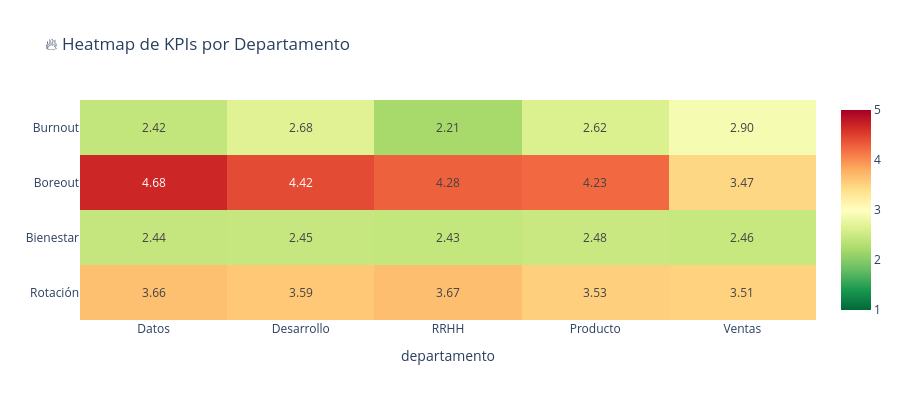

Notebook code for this chart:
### Markdown cell above
## 8. 🔍 Análisis por Departamento y Seniority

### Code cell
# =====================================================
# ANÁLISIS POR DEPARTAMENTO
# =====================================================

analisis_dept = df_demo_kpis.groupby("departamento").agg({
    "kpi_burnout": "mean",
    "kpi_boreout": "mean",
    "kpi_bienestar": "mean",
    "kpi_rotacion": "mean",
    "coste_rotacion_individual": "sum"
}).round(2)

analisis_dept = analisis_dept.sort_values("kpi_boreout", ascending=False)

print("="*70)
print("🏢 ANÁLISIS POR DEPARTAMENTO")
print("="*70)
print(analisis_dept)

# Heatmap
fig = px.imshow(
    analisis_dept[["kpi_burnout", "kpi_boreout", "kpi_bienestar", "kpi_rotacion"]].T,
    x=analisis_dept.index,
    y=["Burnout", "Boreout", "Bienestar", "Rotación"],
    color_continuous_scale='RdYlGn_r',
    zmin=1, zmax=5,
    title="🔥 Heatmap de KPIs por Departamento",
    text_auto='.2f',
    aspect='auto'
)
fig.update_layout(height=400)
fig.show()

print("""
💡 INTERPRETACIÓN:
- DATOS: Boreout más alto (4.68) - análisis repetitivos
- VENTAS: Boreout más bajo (3.47) - siempre ocupados
- El coste total es mayor en Desarrollo (más empleados)
""")

### Figure 1 — Plotly figure (JSON) as saved in the notebook; plotly's stock layout.template omitted (floating-point values rounded to 4 significant figures)
{"data": [{"coloraxis": "coloraxis", "hovertemplate": "departamento: %{x}<br>y: %{y}<br>color: %{z}<extra></extra>", "name": "0", "texttemplate": "%{z:.2f}", "type": "heatmap", "x": ["Datos", "Desarrollo", "RRHH", "Producto", "Ventas"], "xaxis": "x", "y": ["Burnout", "Boreout", "Bienestar", "Rotación"], "yaxis": "y", "z": [[2.42, 2.68, 2.21, 2.62, 2.9], [4.68, 4.42, 4.28, 4.23, 3.47], [2.44, 2.45, 2.43, 2.48, 2.46], [3.66, 3.59, 3.67, 3.53, 3.51]]}], "layout": {"coloraxis": {"autocolorscale": false, "cmax": 5, "cmin": 1, "colorscale": [[0, "rgb(0,104,55)"], [0.1, "rgb(26,152,80)"], [0.2, "rgb(102,189,99)"], [0.3, "rgb(166,217,106)"], [0.4, "rgb(217,239,139)"], [0.5, "rgb(255,255,191)"], [0.6, "rgb(254,224,139)"], [0.7, "rgb(253,174,97)"], [0.8, "rgb(244,109,67)"], [0.9, "rgb(215,48,39)"], [1, "rgb(165,0,38)"]]}, "height": 400, "title": {"text": "🔥 Heatmap de KPIs por Departamento"}, "xaxis": {"anchor": "y", "domain": [0, 1], "title": {"text": "departamento"}}, "yaxis": {"anchor": "x", "autorange": "reversed", "domain": [0, 1]}}}
